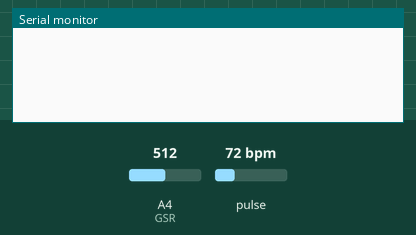
Simulated run of this sketch. Board: Arduino Uno, built with avr-gcc and run on an emulated ATmega328P. Parts: the last lines printed to the serial monitor. Inputs (shaded band) come from the test bench; at power-on: A4 (GSR) = 512, pulse 72 bpm.

Above: at 1.2 s.
1.3 s: A4 (GSR) set to 560
At 4.2 s:
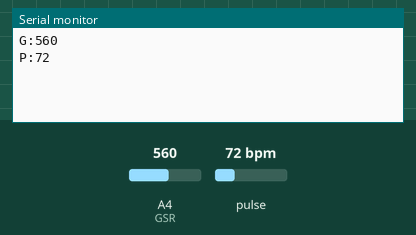
4.7 s: A4 (GSR) set to 540
At 7.7 s:
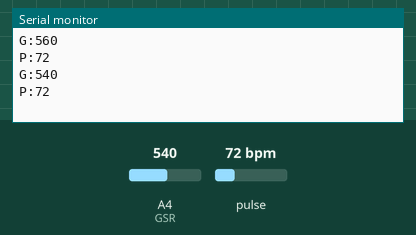

Measured:
- after the input at 1.3 s, the serial monitor: prints a new line after 2.5 s (image 1)
- after the input at 4.7 s, the serial monitor: prints a new line after 2.1 s (image 2)

The sketch:

arduino.ino
```cpp
#include <PulseSensorPlayground.h>
const int PulseWire = 5;
const int GSR = 4;
int Threshold = 550;
PulseSensorPlayground pulseSensor;
void setup() {
  Serial.begin(9600);          // For Serial Monitor
  pulseSensor.analogInput(PulseWire);
   if (pulseSensor.begin()) {    }
}
void loop() {
int sum=0;
int sumBPM=0;
int j=0;
int bpm_average=0;
int sensorValue=0;
int gsr_average=0;

  if (pulseSensor.sawStartOfBeat()) {
    int myBPM = pulseSensor.getBeatsPerMinute();
    delay(1000);
    for(int i=0;i<10;i++)           //Average the 10 measurements to remove the glitch
        {
        sensorValue=analogRead(GSR);
        sum += sensorValue;
        delay(200);
        }
    gsr_average = sum/10;
    Serial.print("G"); // Send the identifier
    Serial.print(":");
    Serial.println(gsr_average);
    Serial.print("P"); // Send the identifier
    Serial.print(":");
    Serial.println(myBPM);
  }
}
```
